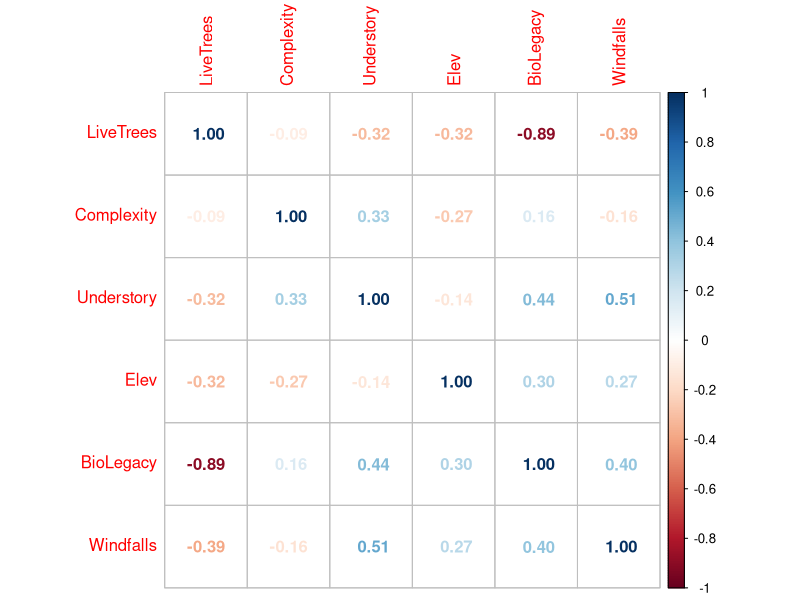

Here is the R script that generated this plot: (Note: this script raises an error after producing the figure.)
library(tidyverse)
library(car)
library(scales)

df <- read.table("data_disturbances.csv", header=T, sep=";") %>% 
  mutate(Biotope_type = factor(Biotope_type, levels = c("SSD", "LSD", "ELT", "NDF")))

responses <- c("Total_Rich", "Total_Abun", "Canopy_Rich", "Canopy_Abun", "Cavity_Rich", "Cavity_Abun", 
               "Ground_Shrub_Rich", "Ground_Shrub_Abun", "RedList_Rich", "RedList_Abun", "Rarity_index",
               "Generalist_Rich", "Generalist_Abun", "Specialist_Rich", "Specialist_Abun")

predictors <- c("LiveTrees", "Complexity", "Understory", "Elev", "BioLegacy", "Windfalls")

# collinearity check
vif(lm(paste(responses[3], paste(paste("poly(", predictors, ",2)", sep=""), collapse = "+"), sep="~"), data=df))
corrplot::corrplot(cor((df[,predictors])), method="number")
predictors <- c("LiveTrees", "Complexity", "Understory", "Elev")

# fitting models -----------------------------------------------------------------------------------------------------
models <- lapply(responses, function(resp){
  step(lm(paste(resp, paste(paste("poly(", predictors, ",2)", sep=""), collapse = "+"), sep="~"), data=df), 
       direction = "backward", trace=FALSE)
}) %>%
  set_names(responses)

# r squared ----------------------------------------------------------------------------------------------------------
r2 <- sapply(models, function(m) summary(m)$r.squared)
data.frame(r2)

# coefficients -------------------------------------------------------------------------------------------------------
coefs <- do.call(rbind, lapply(1:length(responses), function(i) {
  coef <- as.data.frame(summary(models[[i]])$coefficients)
  coef$response <- responses[i]
  coef
}))

# effects ------------------------------------------------------------------------------------------------------------
ndfs <- do.call(rbind, lapply(1:length(responses), function(i){
  terms <- sapply(attr(models[[i]]$terms, "term.labels"), function(term) {
    ifelse(grepl("poly", term), strsplit(substr(term, 6, 1000), ",")[[1]][1], term)
  })
  ndf <- do.call(rbind, lapply(terms, function(term){
    nd <- data.frame(x=seq(min(df[,term]), max(df[,term]), l=100))
    nd[,term] <- nd$x
    for (trm in terms[terms!=term]) nd[,trm] <- mean(df[,trm])
    nd$var <- term
    nd$term <- names(terms[terms==term])
    nd
  }))
  if (is.null(ndf)) {
    ndff <- data.frame(fit=numeric(0), se.fit=numeric(0), df=numeric(0), residual.scale=numeric(0), 
                       x=numeric(0), var=numeric(0), response=numeric(0), significance=numeric(0))
    } else {
      ndff <- as.data.frame(predict(models[[i]], se=T, newdata=ndf)) %>%
        mutate(
          x = ndf$x,
          var = ndf$var,
          response = responses[i],
          term = ndf$term
        ) %>% 
        left_join(models[[i]] %>% 
                    drop1(test="F") %>% 
                    data.frame %>% 
                    rownames_to_column("term") %>% 
                    "["(2:nrow(.),c("term", "Pr..F."))) %>% 
        rename("Significance"="Pr..F.")
    }
  ndff
})) %>%
  mutate(
    type=ifelse(grepl("Rich", response),"Richness","Abundance"),
    group=sapply(strsplit(response, "_"), function(.) .[1]),
    var = factor(var, levels=c("Elev", "Complexity", "LiveTrees", "Understory", "Windfalls"),
                 labels = c("Elevation\n(m a.s.l.)", "Structural complexity\n(score)", "Live trees density\n(trees/ha)", 
                            "Understory\n(%)", "Windfalls")),
    group = factor(group, levels=c("Total","Canopy","Cavity","Ground","Generalist","Specialist","RedList","Rarity"),
                   labels = c("All species", "Canopy nesters", "Cavity nesters", "Ground/Shrub nesters", 
                              "Generalists", "Specialists", "Red List species", "Rarity index"))
  )

# all predictors  
ggplot(ndfs, aes(x=x, y=fit, color=group, fill=group)) +
  geom_line() +
  geom_ribbon(aes(ymin=fit-1.96*se.fit, ymax=fit+1.96*se.fit), alpha=.3, color=NA) +
  facet_grid(type~var, scales="free") +
  scale_fill_manual(values=c(hue_pal()(6), "grey40", "grey80")) +
  scale_color_manual(values=c(hue_pal()(6), "grey40", "grey80")) +
  labs(x="", y="Species richness / abundance", color="", fill="") +
  theme_bw()

# Generalists, specialists
ggplot(ndfs %>% filter(group %in% c("Generalists", "Specialists")) %>% 
         mutate(type = factor(type, levels = c("Richness", "Abundance"))), 
       aes(x=x, y=fit, color=group, fill=group)) + #, lty=Significance>.05)) +
  geom_line() +
  geom_ribbon(aes(ymin=fit-1.96*se.fit, ymax=fit+1.96*se.fit), alpha=.3, color=NA) +
  scale_color_manual(values=c("#0072B2", "#E69F00")) +
  scale_fill_manual(values=c("#0072B2", "#E69F00")) +
  facet_grid(type~var, scales="free") +
  labs(x="", y="Species richness / abundance", color="", fill="", lty="") +
  theme_bw()
ggsave("figR2_genspec.png", height = 16, width = 22, units = "cm", dpi=300)


ggplot(ndfs %>% filter(group %in% c("All species", "Canopy nesters", "Cavity nesters", "Ground/Shrub nesters") & 
                         Significance<.05) %>% 
         mutate(type = factor(type, levels = c("Richness", "Abundance"))), 
       aes(x=x, y=fit, color=group, fill=group)) +
  geom_line() +
  geom_ribbon(aes(ymin=fit-1.96*se.fit, ymax=fit+1.96*se.fit), alpha=.3, color=NA) +
  #  scale_size_manual(values = c(1,2)) +
  facet_grid(type~var, scales="free") +
  labs(x="", y="Species abundance / richness", color="", fill="", lty="") +
  theme_bw()
ggsave("figR2_genspec_significant_only.png", height = 16, width = 22, units = "cm", dpi=300)

ggplot(ndfs %>% filter(group %in% c("All species", "Canopy nesters", "Cavity nesters", "Ground/Shrub nesters")) %>% 
         mutate(type = factor(type, levels = c("Richness", "Abundance"))), 
       aes(x=x, y=fit, color=group, fill=group, lty=Significance>.05)) +
  geom_line() +
  geom_ribbon(aes(ymin=fit-1.96*se.fit, ymax=fit+1.96*se.fit), alpha=.3, color=NA) +
#  scale_size_manual(values = c(1,2)) +
  scale_linetype_manual(values=c(1,2), labels=c("Significant", "Non-significant")) +
  facet_grid(type~var, scales="free") +
  labs(x="", y="Species richness / abundance", color="", fill="", lty="") +
  theme_bw()
ggsave("figR2_nesting.png", height = 16, width = 22, units = "cm", dpi=300)

ggplot(ndfs %>% filter(group %in% c("All species", "Generalists", "Specialists", "Canopy nesters", "Cavity nesters", "Ground/Shrub nesters") & 
                         Significance<.05) %>% 
         mutate(type = factor(type, levels = c("Richness", "Abundance"))), 
       aes(x=x, y=fit, color=group, fill=group, lty=group)) +
  geom_line() +
  geom_ribbon(aes(ymin=fit-1.96*se.fit, ymax=fit+1.96*se.fit), alpha=.3, color=NA) +
  #  scale_size_manual(values = c(1,2)) +
  facet_grid(type~var, scales="free") +
  scale_color_manual(values=c(viridis::viridis(4)[c(1,4,2,3)],"grey50","grey50")) +
  scale_fill_manual(values=c(viridis::viridis(4)[c(1,4,2,3)],"grey50","grey50")) +
  scale_linetype_manual(values=c(1,1,1,1,1,2)) +
  labs(x="", y="Species abundance / richness", color="", fill="", lty="") +
  theme_bw()
ggsave("figR2_allgroups_significant_only.png", height = 16, width = 22, units = "cm", dpi=300)

# anova tables -------------------------------------------------------------------------------------------------------
anovas <- do.call(rbind, lapply(1:length(responses), function(i) {
  Anova(models[[i]]) %>%
    round(4) %>%
    as.data.frame() %>%
    set_names(c("Sum.sq", "Df", "F.value", "p.value")) %>%
    rownames_to_column("predictor") %>%
    filter(!predictor %in% c("Residuals", "(Intercept)")) %>%
    mutate(
      response = responses[i]
    )
}))

lapply(responses[grepl("_Rich", responses)], function(i) {
  Anova(models[[i]]) %>%
    round(4) %>%
    as.data.frame() %>%
    set_names(c("Sum.sq", "Df", "F.value", "p.value")) %>%
    dplyr::select("F.value", "p.value") %>%
    add_rownames("predictor") %>%
    filter(!predictor %in% c("Residuals", "(Intercept)"))
}) %>%
  reduce(full_join, by="predictor") %>% 
  rbind(lapply(responses[grepl("_Abun", responses)], function(i) {
  Anova(models[[i]]) %>%
    round(4) %>%
    as.data.frame() %>%
    set_names(c("Sum.sq", "Df", "F.value", "p.value")) %>%
    dplyr::select("F.value", "p.value") %>%
    add_rownames("predictor") %>%
    filter(!predictor %in% c("Residuals", "(Intercept)"))
}) %>%
  reduce(full_join, by="predictor")
) %>% 
  write.table("anova.habitat.characteristics.csv", row.names = F, sep=",")

anovas.p <- anovas%>%
  dplyr::select(c("predictor","p.value","response")) %>%
  pivot_wider(names_from = predictor, values_from = p.value)
View(anovas.p)
